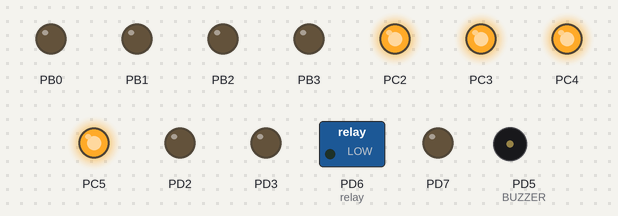
A program run on a simulated ATmega32, built with avr-gcc and emulated at 16 MHz. Parts: switched loads named in the program (green lamp = pin HIGH), output pins drawn as LEDs (lit = HIGH), buzzer (waves = sounding, pin HIGH). At 0.0 s the program stops and its outputs stay as they are.

Above: at 0.1 s.
Timing chart, 0 to 1.5 s (numbered marks = the images above):
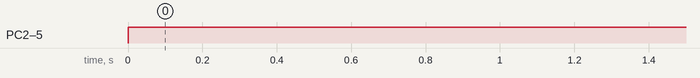

Measured:
- by itself, PC2–5: LOW → HIGH at 0.00 s

The program:

main.c
```c
/*
 * main.c
 *
 *  Created on: Apr 19, 2018
 *      Author: AbuElkasem
 */

#include<avr/io.h>
#include<util/delay.h>
int main(void){

	DDRC|=0x3C; //portc pins 2,3,4,5 out
	DDRB|=0x0F; //portb 0,1,2,3 out
	PORTB|=0x00; // init portb
	DDRD|=0xEC;   //portd 2,3 inputs,5,6,7 out
	PORTC|=0x3C;  // portc 2,3,4,5 out high ,enable 4 segments
	PORTD|=0x00; // INIT PORTD

	 int x=0,y=0,C=0;

		while(1) {
			x=PIND&(1<<2);
			y=PIND&(1<<3);
	if(x) {
			PORTD|=(1<<5); // SET BUZZER
			PORTD|=(1<<6); // relay
			C++;
		_delay_ms(200);
	}

	 if(y){
		 	 PORTD &=(0<<5); // RESET BUZZER
		 	PORTD &=(0<<6);
		 	 C--;
		 	_delay_ms(200);
	 }

	    C=(C>=9)?9:C;
	 	C=(C<=0)?0:C;
PORTB=C;

}}
```
